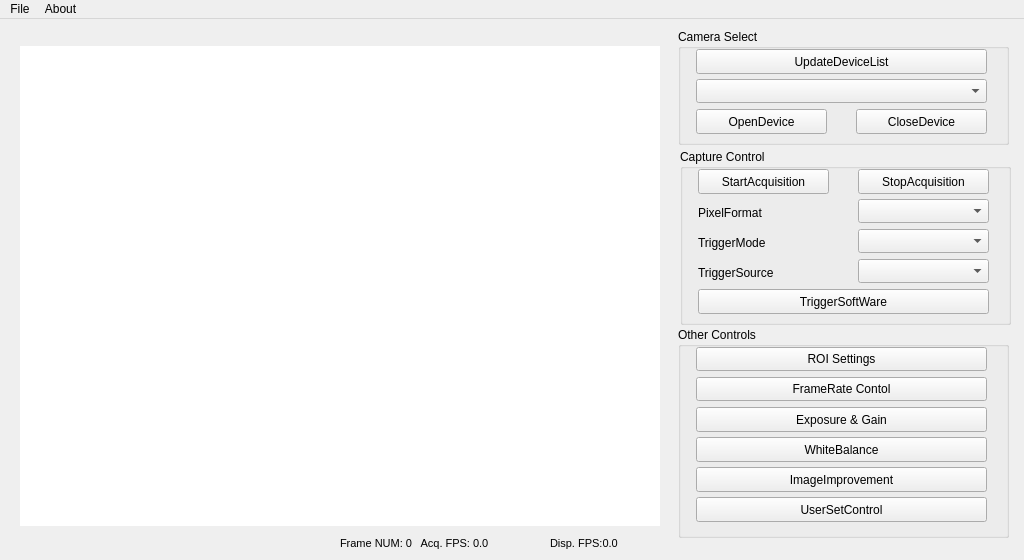
<?xml version="1.0" encoding="UTF-8"?>
<ui version="4.0">
 <class>CGxViewer</class>
 <widget class="QMainWindow" name="CGxViewer">
  <property name="windowModality">
   <enum>Qt::WindowModal</enum>
  </property>
  <property name="enabled">
   <bool>true</bool>
  </property>
  <property name="geometry">
   <rect>
    <x>0</x>
    <y>0</y>
    <width>1024</width>
    <height>560</height>
   </rect>
  </property>
  <property name="sizePolicy">
   <sizepolicy hsizetype="Fixed" vsizetype="Fixed">
    <horstretch>0</horstretch>
    <verstretch>0</verstretch>
   </sizepolicy>
  </property>
  <property name="minimumSize">
   <size>
    <width>1024</width>
    <height>560</height>
   </size>
  </property>
  <property name="maximumSize">
   <size>
    <width>1024</width>
    <height>560</height>
   </size>
  </property>
  <property name="focusPolicy">
   <enum>Qt::NoFocus</enum>
  </property>
  <property name="windowTitle">
   <string>GxViewer</string>
  </property>
  <property name="toolTip">
   <string/>
  </property>
  <property name="animated">
   <bool>true</bool>
  </property>
  <widget class="QWidget" name="centralWidget">
   <widget class="QLabel" name="ImageLabel">
    <property name="geometry">
     <rect>
      <x>20</x>
      <y>27</y>
      <width>640</width>
      <height>480</height>
     </rect>
    </property>
    <property name="palette">
     <palette>
      <active>
       <colorrole role="WindowText">
        <brush brushstyle="SolidPattern">
         <color alpha="255">
          <red>0</red>
          <green>0</green>
          <blue>0</blue>
         </color>
        </brush>
       </colorrole>
       <colorrole role="Button">
        <brush brushstyle="SolidPattern">
         <color alpha="255">
          <red>255</red>
          <green>255</green>
          <blue>255</blue>
         </color>
        </brush>
       </colorrole>
       <colorrole role="Light">
        <brush brushstyle="SolidPattern">
         <color alpha="255">
          <red>255</red>
          <green>255</green>
          <blue>255</blue>
         </color>
        </brush>
       </colorrole>
       <colorrole role="Midlight">
        <brush brushstyle="SolidPattern">
         <color alpha="255">
          <red>255</red>
          <green>255</green>
          <blue>255</blue>
         </color>
        </brush>
       </colorrole>
       <colorrole role="Dark">
        <brush brushstyle="SolidPattern">
         <color alpha="255">
          <red>127</red>
          <green>127</green>
          <blue>127</blue>
         </color>
        </brush>
       </colorrole>
       <colorrole role="Mid">
        <brush brushstyle="SolidPattern">
         <color alpha="255">
          <red>170</red>
          <green>170</green>
          <blue>170</blue>
         </color>
        </brush>
       </colorrole>
       <colorrole role="Text">
        <brush brushstyle="SolidPattern">
         <color alpha="255">
          <red>0</red>
          <green>0</green>
          <blue>0</blue>
         </color>
        </brush>
       </colorrole>
       <colorrole role="BrightText">
        <brush brushstyle="SolidPattern">
         <color alpha="255">
          <red>255</red>
          <green>255</green>
          <blue>255</blue>
         </color>
        </brush>
       </colorrole>
       <colorrole role="ButtonText">
        <brush brushstyle="SolidPattern">
         <color alpha="255">
          <red>0</red>
          <green>0</green>
          <blue>0</blue>
         </color>
        </brush>
       </colorrole>
       <colorrole role="Base">
        <brush brushstyle="SolidPattern">
         <color alpha="255">
          <red>255</red>
          <green>255</green>
          <blue>255</blue>
         </color>
        </brush>
       </colorrole>
       <colorrole role="Window">
        <brush brushstyle="SolidPattern">
         <color alpha="255">
          <red>255</red>
          <green>255</green>
          <blue>255</blue>
         </color>
        </brush>
       </colorrole>
       <colorrole role="Shadow">
        <brush brushstyle="SolidPattern">
         <color alpha="255">
          <red>0</red>
          <green>0</green>
          <blue>0</blue>
         </color>
        </brush>
       </colorrole>
       <colorrole role="AlternateBase">
        <brush brushstyle="SolidPattern">
         <color alpha="255">
          <red>255</red>
          <green>255</green>
          <blue>255</blue>
         </color>
        </brush>
       </colorrole>
       <colorrole role="ToolTipBase">
        <brush brushstyle="SolidPattern">
         <color alpha="255">
          <red>255</red>
          <green>255</green>
          <blue>220</blue>
         </color>
        </brush>
       </colorrole>
       <colorrole role="ToolTipText">
        <brush brushstyle="SolidPattern">
         <color alpha="255">
          <red>0</red>
          <green>0</green>
          <blue>0</blue>
         </color>
        </brush>
       </colorrole>
      </active>
      <inactive>
       <colorrole role="WindowText">
        <brush brushstyle="SolidPattern">
         <color alpha="255">
          <red>0</red>
          <green>0</green>
          <blue>0</blue>
         </color>
        </brush>
       </colorrole>
       <colorrole role="Button">
        <brush brushstyle="SolidPattern">
         <color alpha="255">
          <red>255</red>
          <green>255</green>
          <blue>255</blue>
         </color>
        </brush>
       </colorrole>
       <colorrole role="Light">
        <brush brushstyle="SolidPattern">
         <color alpha="255">
          <red>255</red>
          <green>255</green>
          <blue>255</blue>
         </color>
        </brush>
       </colorrole>
       <colorrole role="Midlight">
        <brush brushstyle="SolidPattern">
         <color alpha="255">
          <red>255</red>
          <green>255</green>
          <blue>255</blue>
         </color>
        </brush>
       </colorrole>
       <colorrole role="Dark">
        <brush brushstyle="SolidPattern">
         <color alpha="255">
          <red>127</red>
          <green>127</green>
          <blue>127</blue>
         </color>
        </brush>
       </colorrole>
       <colorrole role="Mid">
        <brush brushstyle="SolidPattern">
         <color alpha="255">
          <red>170</red>
          <green>170</green>
          <blue>170</blue>
         </color>
        </brush>
       </colorrole>
       <colorrole role="Text">
        <brush brushstyle="SolidPattern">
         <color alpha="255">
          <red>0</red>
          <green>0</green>
          <blue>0</blue>
         </color>
        </brush>
       </colorrole>
       <colorrole role="BrightText">
        <brush brushstyle="SolidPattern">
         <color alpha="255">
          <red>255</red>
          <green>255</green>
          <blue>255</blue>
         </color>
        </brush>
       </colorrole>
       <colorrole role="ButtonText">
        <brush brushstyle="SolidPattern">
         <color alpha="255">
          <red>0</red>
          <green>0</green>
          <blue>0</blue>
         </color>
        </brush>
       </colorrole>
       <colorrole role="Base">
        <brush brushstyle="SolidPattern">
         <color alpha="255">
          <red>255</red>
          <green>255</green>
          <blue>255</blue>
         </color>
        </brush>
       </colorrole>
       <colorrole role="Window">
        <brush brushstyle="SolidPattern">
         <color alpha="255">
          <red>255</red>
          <green>255</green>
          <blue>255</blue>
         </color>
        </brush>
       </colorrole>
       <colorrole role="Shadow">
        <brush brushstyle="SolidPattern">
         <color alpha="255">
          <red>0</red>
          <green>0</green>
          <blue>0</blue>
         </color>
        </brush>
       </colorrole>
       <colorrole role="AlternateBase">
        <brush brushstyle="SolidPattern">
         <color alpha="255">
          <red>255</red>
          <green>255</green>
          <blue>255</blue>
         </color>
        </brush>
       </colorrole>
       <colorrole role="ToolTipBase">
        <brush brushstyle="SolidPattern">
         <color alpha="255">
          <red>255</red>
          <green>255</green>
          <blue>220</blue>
         </color>
        </brush>
       </colorrole>
       <colorrole role="ToolTipText">
        <brush brushstyle="SolidPattern">
         <color alpha="255">
          <red>0</red>
          <green>0</green>
          <blue>0</blue>
         </color>
        </brush>
       </colorrole>
      </inactive>
      <disabled>
       <colorrole role="WindowText">
        <brush brushstyle="SolidPattern">
         <color alpha="255">
          <red>127</red>
          <green>127</green>
          <blue>127</blue>
         </color>
        </brush>
       </colorrole>
       <colorrole role="Button">
        <brush brushstyle="SolidPattern">
         <color alpha="255">
          <red>255</red>
          <green>255</green>
          <blue>255</blue>
         </color>
        </brush>
       </colorrole>
       <colorrole role="Light">
        <brush brushstyle="SolidPattern">
         <color alpha="255">
          <red>255</red>
          <green>255</green>
          <blue>255</blue>
         </color>
        </brush>
       </colorrole>
       <colorrole role="Midlight">
        <brush brushstyle="SolidPattern">
         <color alpha="255">
          <red>255</red>
          <green>255</green>
          <blue>255</blue>
         </color>
        </brush>
       </colorrole>
       <colorrole role="Dark">
        <brush brushstyle="SolidPattern">
         <color alpha="255">
          <red>127</red>
          <green>127</green>
          <blue>127</blue>
         </color>
        </brush>
       </colorrole>
       <colorrole role="Mid">
        <brush brushstyle="SolidPattern">
         <color alpha="255">
          <red>170</red>
          <green>170</green>
          <blue>170</blue>
         </color>
        </brush>
       </colorrole>
       <colorrole role="Text">
        <brush brushstyle="SolidPattern">
         <color alpha="255">
          <red>127</red>
          <green>127</green>
          <blue>127</blue>
         </color>
        </brush>
       </colorrole>
       <colorrole role="BrightText">
        <brush brushstyle="SolidPattern">
         <color alpha="255">
          <red>255</red>
          <green>255</green>
          <blue>255</blue>
         </color>
        </brush>
       </colorrole>
       <colorrole role="ButtonText">
        <brush brushstyle="SolidPattern">
         <color alpha="255">
          <red>127</red>
          <green>127</green>
          <blue>127</blue>
         </color>
        </brush>
       </colorrole>
       <colorrole role="Base">
        <brush brushstyle="SolidPattern">
         <color alpha="255">
          <red>255</red>
          <green>255</green>
          <blue>255</blue>
         </color>
        </brush>
       </colorrole>
       <colorrole role="Window">
        <brush brushstyle="SolidPattern">
         <color alpha="255">
          <red>255</red>
          <green>255</green>
          <blue>255</blue>
         </color>
        </brush>
       </colorrole>
       <colorrole role="Shadow">
        <brush brushstyle="SolidPattern">
         <color alpha="255">
          <red>0</red>
          <green>0</green>
          <blue>0</blue>
         </color>
        </brush>
       </colorrole>
       <colorrole role="AlternateBase">
        <brush brushstyle="SolidPattern">
         <color alpha="255">
          <red>255</red>
          <green>255</green>
          <blue>255</blue>
         </color>
        </brush>
       </colorrole>
       <colorrole role="ToolTipBase">
        <brush brushstyle="SolidPattern">
         <color alpha="255">
          <red>255</red>
          <green>255</green>
          <blue>220</blue>
         </color>
        </brush>
       </colorrole>
       <colorrole role="ToolTipText">
        <brush brushstyle="SolidPattern">
         <color alpha="255">
          <red>0</red>
          <green>0</green>
          <blue>0</blue>
         </color>
        </brush>
       </colorrole>
      </disabled>
     </palette>
    </property>
    <property name="styleSheet">
     <string notr="true">background-color: rgb(255, 255, 255);</string>
    </property>
    <property name="text">
     <string/>
    </property>
   </widget>
   <widget class="QLabel" name="VendorName">
    <property name="geometry">
     <rect>
      <x>22</x>
      <y>8</y>
      <width>170</width>
      <height>16</height>
     </rect>
    </property>
    <property name="font">
     <font>
      <pointsize>8</pointsize>
     </font>
    </property>
    <property name="text">
     <string>&lt;No Device Opened&gt;</string>
    </property>
   </widget>
   <widget class="QLabel" name="AcqFrameRateLabel">
    <property name="geometry">
     <rect>
      <x>340</x>
      <y>514</y>
      <width>211</width>
      <height>20</height>
     </rect>
    </property>
    <property name="font">
     <font>
      <pointsize>8</pointsize>
     </font>
    </property>
    <property name="text">
     <string>Frame NUM: 0   Acq. FPS: 0.0      </string>
    </property>
   </widget>
   <widget class="QGroupBox" name="Camera_Select">
    <property name="geometry">
     <rect>
      <x>678</x>
      <y>10</y>
      <width>331</width>
      <height>116</height>
     </rect>
    </property>
    <property name="title">
     <string>Camera Select</string>
    </property>
    <widget class="QPushButton" name="UpdateDeviceList">
     <property name="geometry">
      <rect>
       <x>18</x>
       <y>20</y>
       <width>291</width>
       <height>25</height>
      </rect>
     </property>
     <property name="text">
      <string>UpdateDeviceList</string>
     </property>
    </widget>
    <widget class="QComboBox" name="DeviceList">
     <property name="geometry">
      <rect>
       <x>18</x>
       <y>50</y>
       <width>291</width>
       <height>24</height>
      </rect>
     </property>
     <property name="mouseTracking">
      <bool>false</bool>
     </property>
    </widget>
    <widget class="QPushButton" name="OpenDevice">
     <property name="geometry">
      <rect>
       <x>18</x>
       <y>80</y>
       <width>131</width>
       <height>25</height>
      </rect>
     </property>
     <property name="text">
      <string>OpenDevice</string>
     </property>
    </widget>
    <widget class="QPushButton" name="CloseDevice">
     <property name="geometry">
      <rect>
       <x>178</x>
       <y>80</y>
       <width>131</width>
       <height>25</height>
      </rect>
     </property>
     <property name="text">
      <string>CloseDevice</string>
     </property>
    </widget>
   </widget>
   <widget class="QGroupBox" name="Capture_Control">
    <property name="enabled">
     <bool>true</bool>
    </property>
    <property name="geometry">
     <rect>
      <x>680</x>
      <y>130</y>
      <width>331</width>
      <height>176</height>
     </rect>
    </property>
    <property name="title">
     <string>Capture Control</string>
    </property>
    <widget class="QPushButton" name="StartAcquisition">
     <property name="geometry">
      <rect>
       <x>18</x>
       <y>20</y>
       <width>131</width>
       <height>25</height>
      </rect>
     </property>
     <property name="text">
      <string>StartAcquisition</string>
     </property>
    </widget>
    <widget class="QPushButton" name="StopAcquisition">
     <property name="geometry">
      <rect>
       <x>178</x>
       <y>20</y>
       <width>131</width>
       <height>25</height>
      </rect>
     </property>
     <property name="text">
      <string>StopAcquisition</string>
     </property>
    </widget>
    <widget class="QComboBox" name="PixelFormat">
     <property name="geometry">
      <rect>
       <x>178</x>
       <y>50</y>
       <width>131</width>
       <height>24</height>
      </rect>
     </property>
     <property name="editable">
      <bool>false</bool>
     </property>
    </widget>
    <widget class="QComboBox" name="TriggerMode">
     <property name="geometry">
      <rect>
       <x>178</x>
       <y>80</y>
       <width>131</width>
       <height>24</height>
      </rect>
     </property>
    </widget>
    <widget class="QComboBox" name="TriggerSource">
     <property name="geometry">
      <rect>
       <x>178</x>
       <y>110</y>
       <width>131</width>
       <height>24</height>
      </rect>
     </property>
    </widget>
    <widget class="QLabel" name="PixelFormatLabel">
     <property name="geometry">
      <rect>
       <x>18</x>
       <y>56</y>
       <width>141</width>
       <height>16</height>
      </rect>
     </property>
     <property name="text">
      <string>PixelFormat</string>
     </property>
    </widget>
    <widget class="QLabel" name="TriggerModeLabel">
     <property name="geometry">
      <rect>
       <x>18</x>
       <y>86</y>
       <width>151</width>
       <height>16</height>
      </rect>
     </property>
     <property name="text">
      <string>TriggerMode</string>
     </property>
    </widget>
    <widget class="QLabel" name="TriggerSourceLabel">
     <property name="geometry">
      <rect>
       <x>18</x>
       <y>116</y>
       <width>151</width>
       <height>16</height>
      </rect>
     </property>
     <property name="text">
      <string>TriggerSource</string>
     </property>
    </widget>
    <widget class="QPushButton" name="TriggerSoftWare">
     <property name="geometry">
      <rect>
       <x>18</x>
       <y>140</y>
       <width>291</width>
       <height>25</height>
      </rect>
     </property>
     <property name="text">
      <string>TriggerSoftWare</string>
     </property>
    </widget>
   </widget>
   <widget class="QGroupBox" name="Other_Control">
    <property name="geometry">
     <rect>
      <x>678</x>
      <y>308</y>
      <width>331</width>
      <height>211</height>
     </rect>
    </property>
    <property name="title">
     <string>Other Controls</string>
    </property>
    <widget class="QPushButton" name="ExposureGain">
     <property name="enabled">
      <bool>true</bool>
     </property>
     <property name="geometry">
      <rect>
       <x>18</x>
       <y>80</y>
       <width>291</width>
       <height>25</height>
      </rect>
     </property>
     <property name="text">
      <string>Exposure &amp;&amp; Gain</string>
     </property>
    </widget>
    <widget class="QPushButton" name="WhiteBalance">
     <property name="enabled">
      <bool>true</bool>
     </property>
     <property name="geometry">
      <rect>
       <x>18</x>
       <y>110</y>
       <width>291</width>
       <height>25</height>
      </rect>
     </property>
     <property name="text">
      <string>WhiteBalance</string>
     </property>
    </widget>
    <widget class="QPushButton" name="ImageImprovement">
     <property name="geometry">
      <rect>
       <x>18</x>
       <y>140</y>
       <width>291</width>
       <height>25</height>
      </rect>
     </property>
     <property name="text">
      <string>ImageImprovement</string>
     </property>
    </widget>
    <widget class="QPushButton" name="UserSetControl">
     <property name="geometry">
      <rect>
       <x>18</x>
       <y>170</y>
       <width>291</width>
       <height>25</height>
      </rect>
     </property>
     <property name="text">
      <string>UserSetControl</string>
     </property>
    </widget>
    <widget class="QPushButton" name="ROISettings">
     <property name="geometry">
      <rect>
       <x>18</x>
       <y>20</y>
       <width>291</width>
       <height>24</height>
      </rect>
     </property>
     <property name="text">
      <string>ROI Settings</string>
     </property>
    </widget>
    <widget class="QPushButton" name="FrameRateControl">
     <property name="geometry">
      <rect>
       <x>18</x>
       <y>50</y>
       <width>291</width>
       <height>24</height>
      </rect>
     </property>
     <property name="text">
      <string>FrameRate Contol</string>
     </property>
    </widget>
   </widget>
   <widget class="QLabel" name="ShowFrameRateLabel">
    <property name="geometry">
     <rect>
      <x>550</x>
      <y>514</y>
      <width>101</width>
      <height>20</height>
     </rect>
    </property>
    <property name="font">
     <font>
      <pointsize>8</pointsize>
     </font>
    </property>
    <property name="text">
     <string>Disp. FPS:0.0   </string>
    </property>
   </widget>
   <widget class="QLabel" name="label">
    <property name="geometry">
     <rect>
      <x>1011</x>
      <y>522</y>
      <width>10</width>
      <height>10</height>
     </rect>
    </property>
    <property name="toolTip">
     <string>Have a nice day~</string>
    </property>
    <property name="text">
     <string/>
    </property>
   </widget>
   <widget class="QLabel" name="ModelName">
    <property name="geometry">
     <rect>
      <x>200</x>
      <y>8</y>
      <width>160</width>
      <height>16</height>
     </rect>
    </property>
    <property name="font">
     <font>
      <pointsize>8</pointsize>
     </font>
    </property>
    <property name="text">
     <string/>
    </property>
   </widget>
   <widget class="QLabel" name="SerialNumber">
    <property name="geometry">
     <rect>
      <x>370</x>
      <y>8</y>
      <width>120</width>
      <height>16</height>
     </rect>
    </property>
    <property name="maximumSize">
     <size>
      <width>500</width>
      <height>16</height>
     </size>
    </property>
    <property name="font">
     <font>
      <pointsize>8</pointsize>
     </font>
    </property>
    <property name="text">
     <string/>
    </property>
   </widget>
   <widget class="QLabel" name="DeviceVersion">
    <property name="geometry">
     <rect>
      <x>490</x>
      <y>8</y>
      <width>180</width>
      <height>16</height>
     </rect>
    </property>
    <property name="font">
     <font>
      <pointsize>8</pointsize>
     </font>
    </property>
    <property name="text">
     <string/>
    </property>
   </widget>
   <zorder>Capture_Control</zorder>
   <zorder>ImageLabel</zorder>
   <zorder>VendorName</zorder>
   <zorder>AcqFrameRateLabel</zorder>
   <zorder>Camera_Select</zorder>
   <zorder>Other_Control</zorder>
   <zorder>ShowFrameRateLabel</zorder>
   <zorder>label</zorder>
   <zorder>ModelName</zorder>
   <zorder>SerialNumber</zorder>
   <zorder>DeviceVersion</zorder>
  </widget>
  <widget class="QMenuBar" name="GxViewerMenu">
   <property name="geometry">
    <rect>
     <x>0</x>
     <y>0</y>
     <width>1024</width>
     <height>25</height>
    </rect>
   </property>
   <widget class="QMenu" name="menuSaveImage">
    <property name="title">
     <string>File</string>
    </property>
    <addaction name="actionSaveImage"/>
   </widget>
   <widget class="QMenu" name="menuHelp">
    <property name="title">
     <string>About</string>
    </property>
    <addaction name="actionAbout"/>
   </widget>
   <addaction name="menuSaveImage"/>
   <addaction name="menuHelp"/>
  </widget>
  <action name="actionSaveImage">
   <property name="text">
    <string>SaveImage</string>
   </property>
  </action>
  <action name="actionAbout">
   <property name="text">
    <string>About</string>
   </property>
  </action>
 </widget>
 <layoutdefault spacing="6" margin="11"/>
 <tabstops>
  <tabstop>UpdateDeviceList</tabstop>
  <tabstop>DeviceList</tabstop>
  <tabstop>OpenDevice</tabstop>
  <tabstop>CloseDevice</tabstop>
  <tabstop>StartAcquisition</tabstop>
  <tabstop>StopAcquisition</tabstop>
  <tabstop>PixelFormat</tabstop>
  <tabstop>TriggerMode</tabstop>
  <tabstop>TriggerSource</tabstop>
  <tabstop>TriggerSoftWare</tabstop>
  <tabstop>ROISettings</tabstop>
  <tabstop>FrameRateControl</tabstop>
  <tabstop>ExposureGain</tabstop>
  <tabstop>WhiteBalance</tabstop>
  <tabstop>ImageImprovement</tabstop>
  <tabstop>UserSetControl</tabstop>
 </tabstops>
 <resources/>
 <connections/>
</ui>
